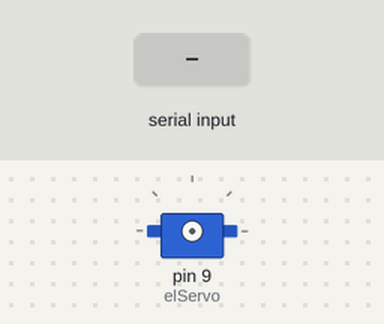
This sketch was run on a simulated Arduino Uno, built with avr-gcc and run on an emulated ATmega328P. Shown: servo. The test bench sets the inputs (shaded band). What the sketch prints to the serial monitor is not drawn.

Above: at 1.2 s.
1.3 s: "A" received over Serial
At 1.75 s:
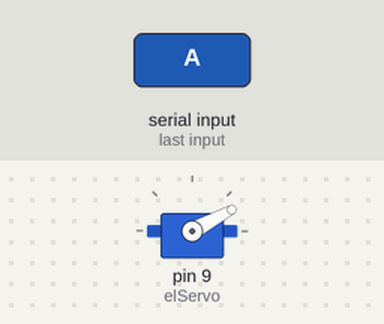
At 2.35 s:
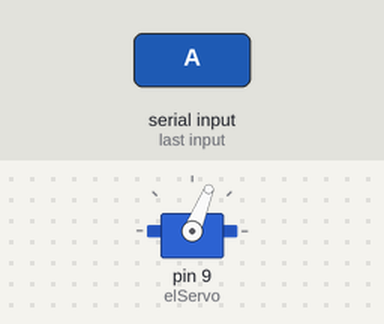
Timing chart, 0 to 8.2 s (numbered marks = the images above; inputs shaded):
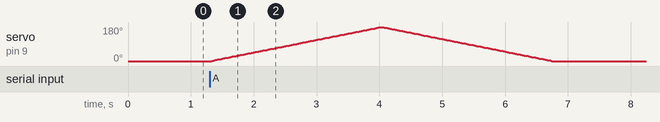

Measured:
- after the input at 1.3 s, servo on pin 9 (elServo): rises from 0° to 180° in 2.7 s, then falls to 0° in 2.7 s

The sketch:

servduino_hardware.ino
```cpp
#include <Servo.h>

Servo elServo; //Creacion Obj Servo
int posServo = 0; //variable para posicionServo

void setup() {
   //El servo se conecta en el pin digital 9
  Serial.begin(19200);
  Serial.println("Inicializado"); //Mensaje de "listo para usar"
}

void loop() {
  if (Serial.available()){
    char cmd = Serial.read();
    if(cmd == 'A'){
        elServo.attach(9); //Conecta el servo
        for (posServo = 0; posServo <= 180; posServo += 1) { //Mueve de 0 a 180 grados
    // in steps of 1 degree
          elServo.write(posServo);              // Envia la señal de movimiento
          delay(15);
        }
        for (posServo = 180; posServo >= 0; posServo -= 1) { // Mueve servo de 180 a 0 grados
          elServo.write(posServo);
          delay(15);
        }
        elServo.detach(); //Desconecta el servo
    }
  }
}
```
